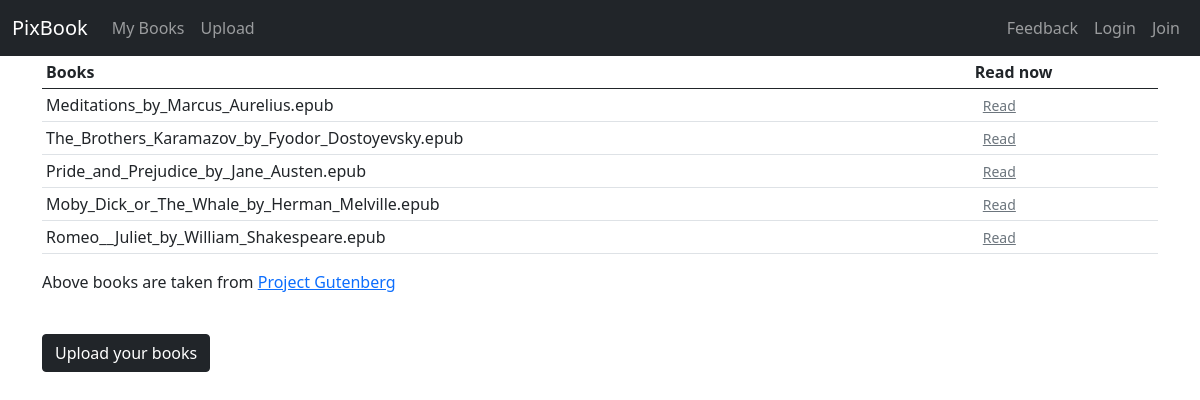
/ad_books/, run on the app's committed database.
### reader/models.py (models this page shows, shortened)
class ad_book(models.Model):
    epub_file_ad = models.FileField(upload_to='ad_epub/',null=True)
    def filename(self):
        return os.path.basename(self.epub_file_ad.name)

### reader/views.py (the view)
# urls.py: path('ad_books/', views.admin_books, name='ad_books'),
def admin_books(request):
    items = ad_book.objects.all()
    return render(request, 'reader/admin_books.html', {'items': items})

### reader/templates/reader/admin_books.html
{% extends 'reader/base.html' %}
{% load static %}
{% block body %}
<div class="container">
    <div class="table-responsive ">
        <table class="table table-hover table-sm" width="100%">
        <thead>
            <th class="th-lg">Books</th>
            <th class="th-lg">Read now</th>
        </thead>
        {%for item in items %}
        <tr>
            <td>{{item.filename}}</td>
            <td><a href="{% url 'ad_reader' item.id %}" class="button btn-outline-secondary btn-sm">Read</a></td>
            {%endfor%}
        </tr>
        </table>
        <p>Above books are taken from <a href="www.gutenberg.org/browse/scores/top">Project Gutenberg</a></p>
        <br>
        <a href="{% url 'upload' %}">
            <button type="button" class="btn btn-dark"> Upload your books</button></a>
    </div>
</div>
{% endblock %}

### reader/templates/reader/base.html (shortened to what this page needs)
{% load static %}
<!DOCTYPE html>
<html lang="en">
<head>
    <link href="{% static '/reader/css/main.css' %}" rel="stylesheet">
    <link href="https://cdn.jsdelivr.net/npm/bootstrap@5.0.2/dist/css/bootstrap.min.css" rel="stylesheet">
</head>
<body>
        <nav class="navbar navbar-expand-lg  navbar-dark bg-dark">
            <div class="container-fluid">
                <a href="{% url 'home' %}" class="navbar-brand">PixBook</a>
                <div class="collapse navbar-collapse" id="navbarCollapse">
                    <div class="navbar-nav">
                        <a href="{% url 'books' %}" class="nav-item nav-link">My Books</a>
                        <a href="{% url 'upload' %}" class="nav-item nav-link">Upload</a>
                    </div>
                    <div class="navbar-nav ms-auto">
                        {% if user.is_authenticated %}
                            <a href="{% url 'logout' %}" class="nav-item nav-link">Logout</a>
                            <a href="{% url 'profile' %}" class="nav-item nav-link">Profile</a>
                            <a href="{% url 'feedback' %}" class="nav-item nav-link">Feedback</a>
                        {% else%}
                            <a href="{% url 'feedback' %}" class="nav-item nav-link">Feedback</a>
                            <a href="{% url 'login' %}" class="nav-item nav-link">Login</a>
                            <a href="{% url 'signup' %}" class="nav-item nav-link">Join</a>
                        {% endif %}
                    </div>
                </div>
            </div>
        </nav>
    {%block body %}
    {% endblock %}
</body>
</html>

### reader/static/reader/css/main.css (style rules this page uses)
body { text-decoration: none; color: black; }

### data on the page
ad_book: filename "Meditations_by_Marcus_Aurelius.epub"
ad_book: filename "The_Brothers_Karamazov_by_Fyodor_Dostoyevsky.epub"
ad_book: filename "Pride_and_Prejudice_by_Jane_Austen.epub"
ad_book: filename "Moby_Dick_or_The_Whale_by_Herman_Melville.epub"
ad_book: filename "Romeo__Juliet_by_William_Shakespeare.epub"
